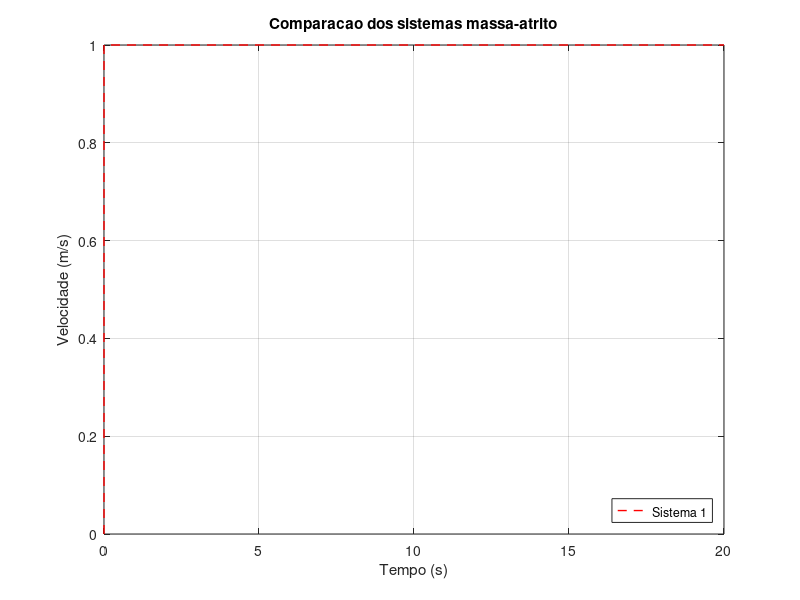
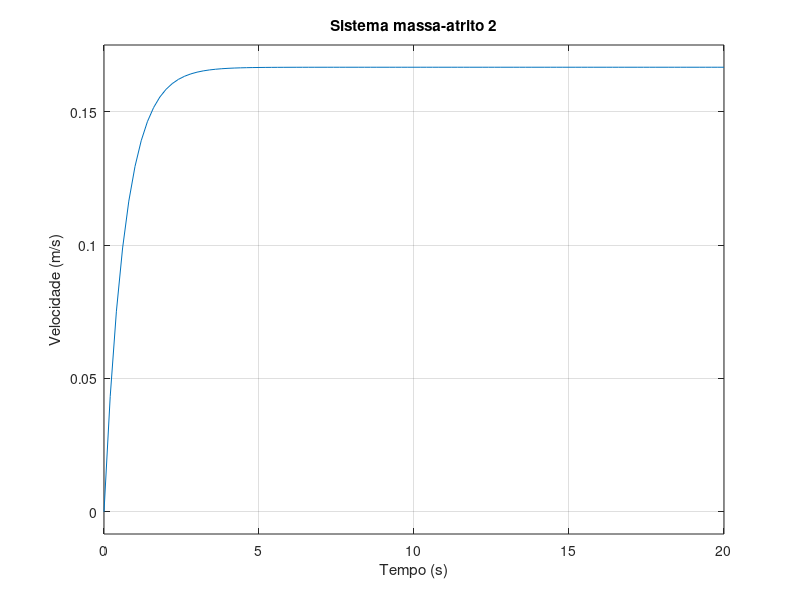
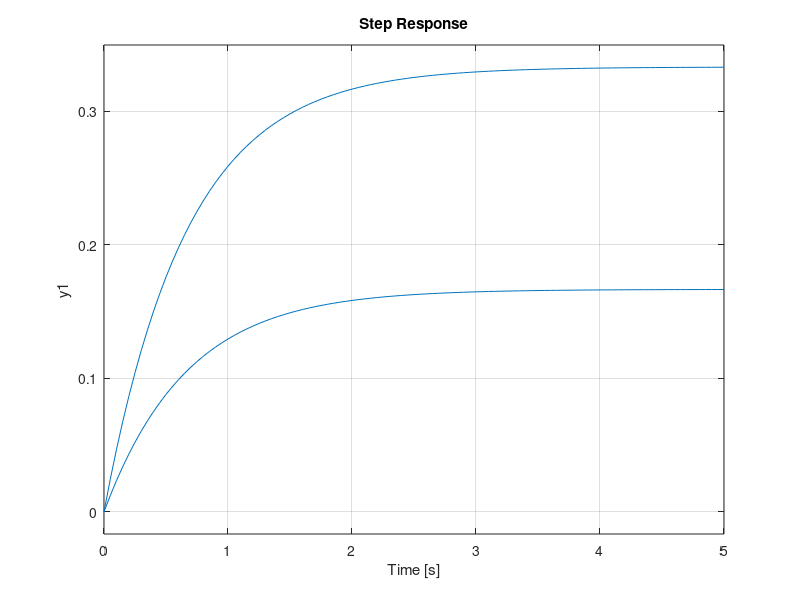
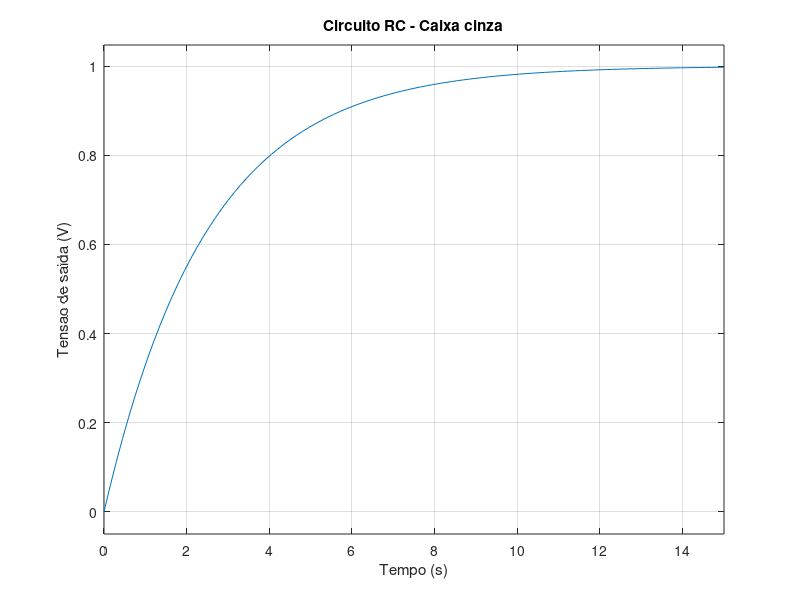

MATLAB code to generate these figures, in order: (Note: this script raises an error after producing the figures.)
clc;
clear all;
close all;
%% 1. Sistema massa–atrito e comparação gráfica — Caixa Branca

M1 = 2;
B1 = 3;

num1 = 1;
den1 = [M1 B1];

G1 = tf(num1, den1);

M2 = 4;
B2 = 6;

num2 = 1;
den2 = [M2 B2];

G2 = tf(num2, den2);

G1
G2

figure

step(G1,20)
hold on

step(G2,20)

plot([0 0 20],[0 1 1],"r--","LineWidth",1)

grid on

xlabel("Tempo (s)")
ylabel("Velocidade (m/s)")
title("Comparacao dos sistemas massa-atrito")
legend("Sistema 1","Sistema 2","Forca aplicada","Location","southeast")

hold off

figure

subplot(2,1,1)
step(G1,20)
grid on
xlabel("Tempo (s)")
ylabel("Velocidade (m/s)")
title("Sistema massa-atrito 1")

subplot(2,1,2)
step(G2,20)
grid on
xlabel("Tempo (s)")
ylabel("Velocidade (m/s)")
title("Sistema massa-atrito 2")

figure

step(G1,20)
hold on
step(G2,20)

plot([0 0 20],[0 1 1],"r--","LineWidth",1)

grid on

xlabel("Tempo (s)")
ylabel("Velocidade (m/s)")
title("Comparacao dos sistemas massa-atrito")
legend("Sistema 1","Sistema 2","Forca aplicada","Location","southeast")

axes('Position',[0.55 0.55 0.3 0.3])

box on

step(G1,5)
hold on
step(G2,5)

grid on

xlim([0 5])

hold off

%% 2. Circuito RC e comparação de escalas — Caixa Cinza

R = 2000;
tau = 2.5;

C = tau/R;

fprintf("Valor da capacitancia C = %.5f F\n",C);

num = 1;
den = [R*C 1];

G1 = tf(num,den);

G1

figure
step(G1,15)

grid on
xlabel("Tempo (s)")
ylabel("Tensao de saida (V)")
title("Circuito RC - Caixa cinza")

Rteste = 100:100:10000;

tauteste = Rteste*C;

figure

subplot(2,2,1)
plot(Rteste,tauteste)
grid on
xlabel("Resistencia (Ohm)")
ylabel("Constante de tempo (s)")
title("Escala normal")

subplot(2,2,2)
semilogy(Rteste,tauteste)
grid on
xlabel("Resistencia (Ohm)")
ylabel("Constante de tempo (s)")
title("Escala logaritmica em Y")

subplot(2,2,3)
semilogx(Rteste,tauteste)
grid on
xlabel("Resistencia (Ohm)")
ylabel("Constante de tempo (s)")
title("Escala logaritmica em X")

subplot(2,2,4)
loglog(Rteste,tauteste)
grid on
xlabel("Resistencia (Ohm)")
ylabel("Constante de tempo (s)")
title("Escala logaritmica em X e Y")

%% 3. Identificação e visualização de dados experimentais — Caixa Preta

t = (0:25)';

u = [0 0 0 0 1 1 1 1 1 1 1 1 1 1 1 1 1 1 1 1 1 1 1 1 1 1]';

y = [0.008 0.012 0.006 0.010 0.020 0.382 0.671 0.903 1.082 1.226 1.335 1.425 ...
    1.492 1.547 1.587 1.618 1.642 1.660 1.674 1.684 1.692 1.698 1.702 1.706 1.709 ...
    1.711]';

figure

subplot(2,1,1)
plot(t,u)
grid on
xlabel("Tempo (s)")
ylabel("Entrada")
title("Entrada experimental")

subplot(2,1,2)
plot(t,y)
grid on
xlabel("Tempo (s)")
ylabel("Saida")
title("Saida experimental")

figure

plot3(t,u,y)

grid on

xlabel("Tempo (s)")
ylabel("Entrada")
zlabel("Saida")
title("Dados experimentais")

Ts = 1;

dados = iddata(y,u,Ts);

G = tfest(dados,1,0);

G

figure
compare(dados,G)

figure
step(G,25)

grid on

xlabel("Tempo (s)")
ylabel("Saida")
title("Resposta ao degrau - Modelo identificado")

%% 4. Análise de diferentes circuitos RC — Caixa Cinza

R1 = 1000;
tau1 = 1.2;

R2 = 2000;
tau2 = 2.8;

R3 = 3000;
tau3 = 3.9;

R4 = 5000;
tau4 = 7.0;

C1 = tau1/R1;
C2 = tau2/R2;
C3 = tau3/R3;
C4 = tau4/R4;

fprintf("C1 = %.4f F\n",C1);
fprintf("C2 = %.4f F\n",C2);
fprintf("C3 = %.4f F\n",C3);
fprintf("C4 = %.4f F\n",C4);

R = [R1 R2 R3 R4];
tau = [tau1 tau2 tau3 tau4];
C = [C1 C2 C3 C4];

figure

plot3(R,tau,C,'o-','LineWidth',1.5)

grid on

xlabel("Resistencia (Ohm)")
ylabel("Constante de tempo (s)")
zlabel("Capacitancia (F)")
title("Experimentos com circuitos RC")

R = R3;
tau = tau3;
C = C3;

num = 1;
den = [R*C 1];

G3 = tf(num,den);

G3

figure

step(G3,20)

grid on

xlabel("Tempo (s)")
ylabel("Tensao de saida (V)")
title("Circuito RC - Experimento 3")

axes('Position',[0.55 0.55 0.3 0.3])

box on

step(G3,20)

grid on

xlim([0 5])

%% 5. Análise completa de três tipos de modelagem

M = 3;
B = 5;

numA = 1;
denA = [M B];

GA = tf(numA,denA);

R = 1500;
tau = 3;

C = tau/R;

numB = 1;
denB = [R*C 1];

GB = tf(numB,denB);

t = (0:20)';

u = [0 0 0 1 1 1 1 1 1 1 1 1 1 1 1 1 1 1 1 1 1]';

y = [0.010 0.006 0.012 0.018 0.408 0.706 0.934 1.103 1.229 1.322 1.391 1.441 ...
1.479 1.505 1.526 1.540 1.551 1.558 1.564 1.568 1.571]';

Ts = 1;

dados = iddata(y,u,Ts);

GC = tfest(dados,1,0);

GA

fprintf("Capacitancia do Sistema B = %.4f F\n",C);

GB

GC

figure

subplot(3,1,1)
step(GA,20)
grid on
xlabel("Tempo (s)")
ylabel("Velocidade (m/s)")
title("Sistema A - Caixa Branca")

subplot(3,1,2)
step(GB,20)
grid on
xlabel("Tempo (s)")
ylabel("Tensao (V)")
title("Sistema B - Caixa Cinza")

subplot(3,1,3)
step(GC,20)
grid on
xlabel("Tempo (s)")
ylabel("Saida")
title("Sistema C - Caixa Preta")

figure

subplot(2,1,1)
plot(t,u)
grid on
xlabel("Tempo (s)")
ylabel("Entrada")
title("Entrada - Sistema C")

subplot(2,1,2)
plot(t,y)
grid on
xlabel("Tempo (s)")
ylabel("Saida")
title("Saida - Sistema C")

figure
compare(dados,GC)


%% Classificacao dos sistemas

% Sistema A e caixa branca porque o modelo matematico do sistema e conhecido.

% Sistema B e caixa cinza porque parte do modelo e conhecida e um parametro
% foi obtido a partir de um dado experimental.

% Sistema C e caixa preta porque o modelo e desconhecido e foi obtido
% diretamente a partir dos dados experimentais.
